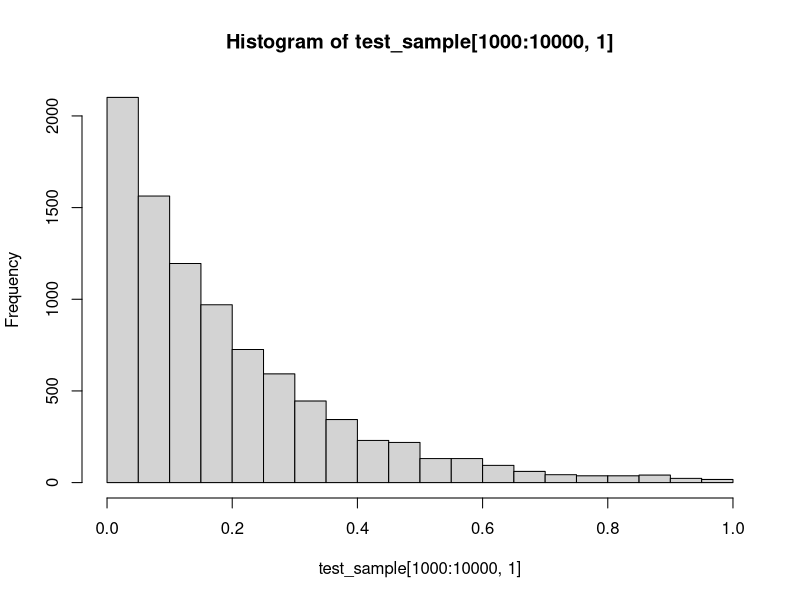
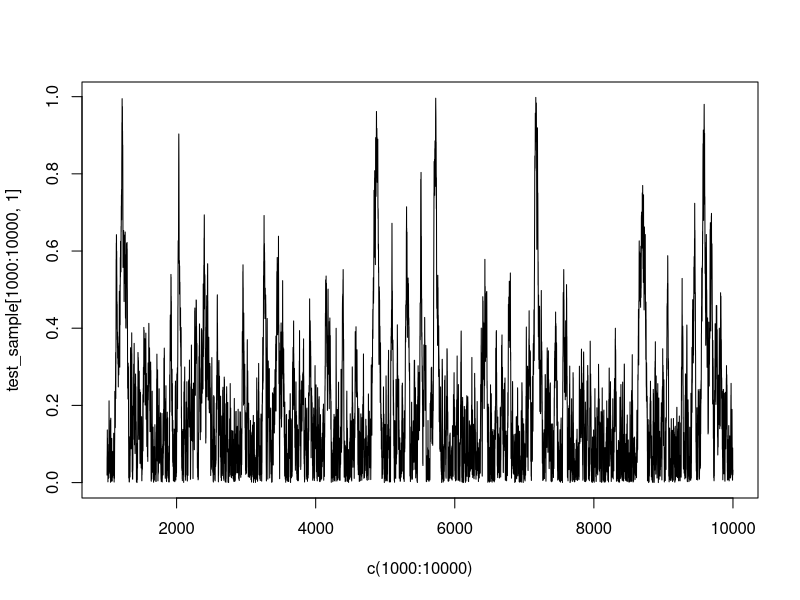

Write the R code that produced these figures, in order.
## This script illustrates the Metropolis-Hastings algorithm for
## approximating the posterior distribution of the time of infection
## in a simple SIS model
## Author: Volodymyr M. Minin
## last update: 07/16/2023

#' Compute log-likelihood of the disease trajectory of an individual who starts susceptible and become infected during the observation time period
#' 
#' @param inf_time Time of infection (in the notes denoted by I)
#' @param inf_rate Infection rate (lambda_1 in the notes)
#' @param clear_rate Clearance rate (lambda_2 in the notes)
#' @param total_time Length of observation time period (T in the notes)
#'
#' @return Numberic value of the log-likelihood: log(lambda_1) - lambda_1*I - lambda_2*(T-I)
#'
#' @examples
#' sis_log_like(0.4, 0.1, 2.2, 1.0)
sis_log_like = function(inf_time, inf_rate, clear_rate, total_time){
 return(log(inf_rate) - inf_rate*inf_time - clear_rate*(total_time-inf_time))
}

#' Compute log-likelihood of the disease trajectory of an individual who starts susceptible and become infected during the observation time period
#' 
#' @param cur_inf_time Current infection time (in the notes denoted by t_c)
#' @param inf_rate Infection rate (lambda_1 in the notes)
#' @param total_time Length of observation time period (T in the notes)
#' @param win_half_len half the length of the uniform proposal distribution interval (delta in the notes)
#'
#' @return Numberic value of the proposed infection time (t_p in the notes)
#'
#' @examples
#' sis_proposal(0.4, 1.0, 1.5)
sis_proposal = function(cur_inf_time, total_time, win_half_len){
   
  new_inf_time = cur_inf_time + runif(1,-win_half_len, win_half_len)
   
  if (new_inf_time < 0){
     new_inf_time = -new_inf_time
  }else{
    if (new_inf_time > total_time){
      new_inf_time = 2*total_time - new_inf_time 
    }
  }
   
  return(new_inf_time)
}

#' Run MCMC to approximate the posterior distribution of the infection time
#' 
#' @param start_inf_time Initial time of infection at MCMC iteration 1
#' @param inf_rate Infection rate (lambda_1 in the notes)
#' @param clear_rate Clearance reate (lambda_2 in the notes)
#' @param total_time Length of observation time period (T in the notes)
#' @param win_half_len half the length of the uniform proposal distribution interval (delta in the notes)
#' @param chain_len Number of MCMC iterations
#'
#' @return Numeric matrix with rows corresponding to MCMC iterations and columns to values of "inf_time", "log_like", and "acc_ind," where "acc_ind" is an indicator of whether the proposed infection time was accepted or rejected 
#'
#' @examples
#' inf_time_mcmc(start_inf_time=0.1, inf_rate=0.2, clear_rate=2, total_time=1.0, win_half_len=0.2, chain_len=10000)
inf_time_mcmc = function(start_inf_time, inf_rate, clear_rate, total_time, win_half_len, chain_len){
  
  result_mat = matrix(0, chain_len, 3)
  colnames(result_mat) = c("inf_time", "log_like", "acc_ind")
  
  cur_inf_time= start_inf_time
  result_mat[1,1] = start_inf_time
  result_mat[1,2] = sis_log_like(start_inf_time, inf_rate, clear_rate, total_time)
  
  for (i in 2:chain_len){
    prop_inf_time = sis_proposal(cur_inf_time, total_time, win_half_len)
    
    mh_log_ratio = sis_log_like(prop_inf_time, inf_rate, clear_rate, total_time) - 
      sis_log_like(cur_inf_time, inf_rate, clear_rate, total_time)
    
    
    if (log(runif(1)) < mh_log_ratio){
      result_mat[i,1] = prop_inf_time
      result_mat[i,2] = sis_log_like(prop_inf_time, inf_rate, clear_rate, total_time)
      result_mat[i,3] = 1
      cur_inf_time = prop_inf_time
    }else{
      result_mat[i,1] = cur_inf_time
      result_mat[i,2] = sis_log_like(cur_inf_time, inf_rate, clear_rate, total_time)
    }
  }
  
  return(result_mat)
}

## run the above functions

test_sample = inf_time_mcmc(start_inf_time=0.1, inf_rate=5, clear_rate=0.1, total_time=1.0, win_half_len=0.1, chain_len=10000)

summary(test_sample[1000:10000,])

hist(test_sample[1000:10000,1])
plot(c(1000:10000), test_sample[1000:10000,1], type="l")

